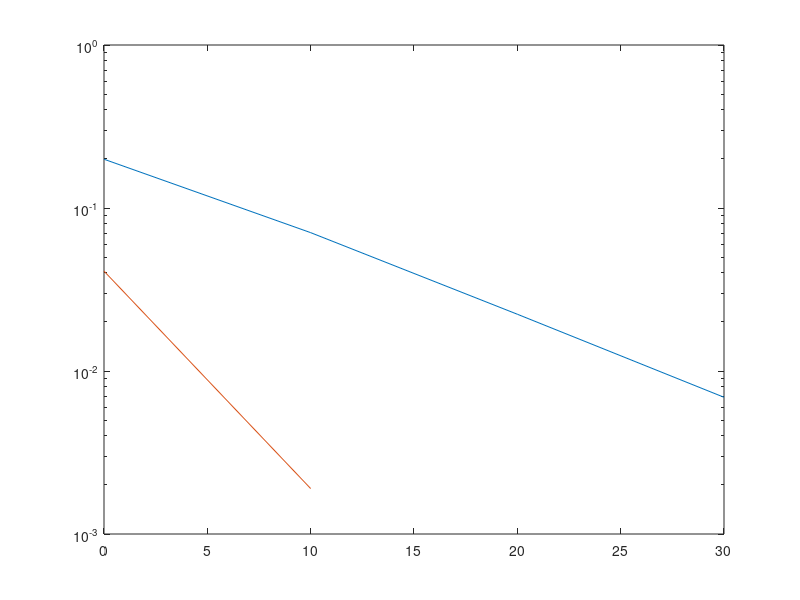

Here is the MATLAB script that generated this plot:
clear all;
snrdb = [0  10  20  30];

% Iterate through the signal to noise data ratio matrix.
for k = 1 : length(snrdb)
    SNR=10^(snrdb(k)/10);
    ct=10000;

    sum1=0;
    sum2=0;
    
% Create and define upperbound of data analysis iterations and initialize diverse antenna modulation range.    
    for i = 1 : ct
        s = randsrc(1, 1, [-1 1]);
        h1 = randn(1,1); % Create three channels (antenna's) for data passthrough.
        h2 = randn(1,1);
        h3 = randn(1,1);
        n = randn(1,1)/sqrt(SNR); % Generate random AWGN noise.
        
% Receive data observations on signal plus noise.
        y1 = h1 * s+ h2 * s + n;
        y2 = abs(h1) * s + abs(h2) * s + abs(h3) * s + n;
        
% Detect data using prior estimates of observation output.
        prio_est1 = y1/(h1+h2); % first step of detection 
        prio_est2 = y2/(abs(h1)  + abs(h2) + abs(h3));

% Refine the prior estimates, with a conditional check of datasum condition from input to output.            
        est1 = sign(prio_est1); % second step
        est2 = sign(prio_est2);

        if est1 ~= s
            sum1 = sum1+1;
        end
        if est2 ~= s
            sum2 = sum2+1;
        end
    end

    p1(k)= sum1/ct; 
    p2(k) = sum2/ct;
end
semilogy(snrdb,p1,snrdb,p2) % Plot transfer lifetime on semiology
